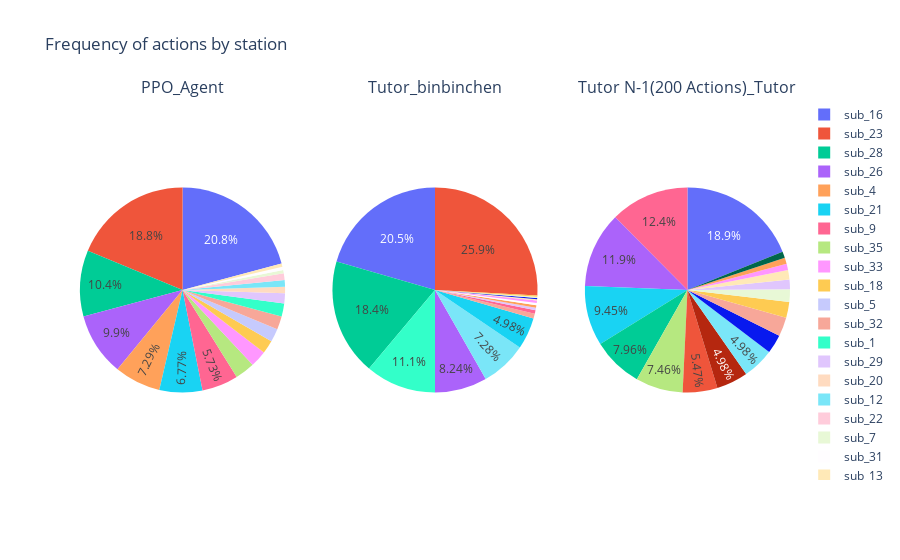

Notebook cell for this chart:
### Markdown cell above
### 2. Actions frequency by station

Sometimes the question is to see which substations are more affected by the actions. In this case, the action frequency can be visualized based on the substations, pi-chart below shows for each agent the share of each station in all the performed actions.

### Code cell
chart_title = "Frequency of actions by station "

fig = aa.plot_actions_freq_by_station_pie_chart(
    agents_results, 
    title = chart_title, 
    col=3)
fig.show()

### Figure 1 — Plotly figure (JSON) as saved in the notebook; plotly's stock layout.template omitted (floating-point values rounded to 4 significant figures)
{"data": [{"domain": {"x": [0, 0.2889], "y": [0, 1]}, "labels": ["sub_28", "sub_16", "sub_4", "sub_7", "sub_26", "sub_23", "sub_21", "sub_9", "sub_35", "sub_33", "sub_20", "sub_18", "sub_5", "sub_12", "sub_29", "sub_31", "sub_13", "sub_32", "sub_22", "sub_1"], "name": "PPO_Agent", "textposition": "inside", "type": "pie", "values": [20, 40, 14, 1, 19, 36, 13, 11, 6, 5, 2, 4, 4, 2, 3, 1, 1, 4, 2, 4]}, {"domain": {"x": [0.3556, 0.6444], "y": [0, 1]}, "labels": ["sub_16", "sub_28", "sub_23", "sub_9", "sub_13", "sub_26", "sub_1", "sub_12", "sub_19", "sub_21", "sub_32", "sub_29", "sub_4", "sub_31", "sub_7", "sub_33", "sub_18"], "name": "Tutor_binbinchen", "textposition": "inside", "type": "pie", "values": [107, 96, 135, 3, 1, 43, 58, 38, 1, 26, 4, 2, 2, 2, 1, 2, 1]}, {"domain": {"x": [0.7111, 1], "y": [0, 1]}, "labels": ["sub_9", "sub_28", "sub_16", "sub_26", "sub_23", "sub_7", "sub_21", "sub_29", "sub_35", "sub_18", "sub_33", "sub_4", "sub_11", "sub_13", "sub_30", "sub_12", "sub_19", "sub_32"], "name": "Tutor N-1(200 Actions)_Tutor", "textposition": "inside", "type": "pie", "values": [25, 16, 38, 24, 11, 4, 19, 3, 15, 5, 2, 2, 10, 3, 2, 10, 6, 6]}], "layout": {"annotations": [{"font": {"size": 16}, "showarrow": false, "text": "PPO_Agent", "x": 0.1444, "xanchor": "center", "xref": "paper", "y": 1, "yanchor": "bottom", "yref": "paper"}, {"font": {"size": 16}, "showarrow": false, "text": "Tutor_binbinchen", "x": 0.5, "xanchor": "center", "xref": "paper", "y": 1, "yanchor": "bottom", "yref": "paper"}, {"font": {"size": 16}, "showarrow": false, "text": "Tutor N-1(200 Actions)_Tutor", "x": 0.8556, "xanchor": "center", "xref": "paper", "y": 1, "yanchor": "bottom", "yref": "paper"}], "title": {"text": "Frequency of actions by station "}, "uniformtext": {"minsize": 12, "mode": "hide"}}}
